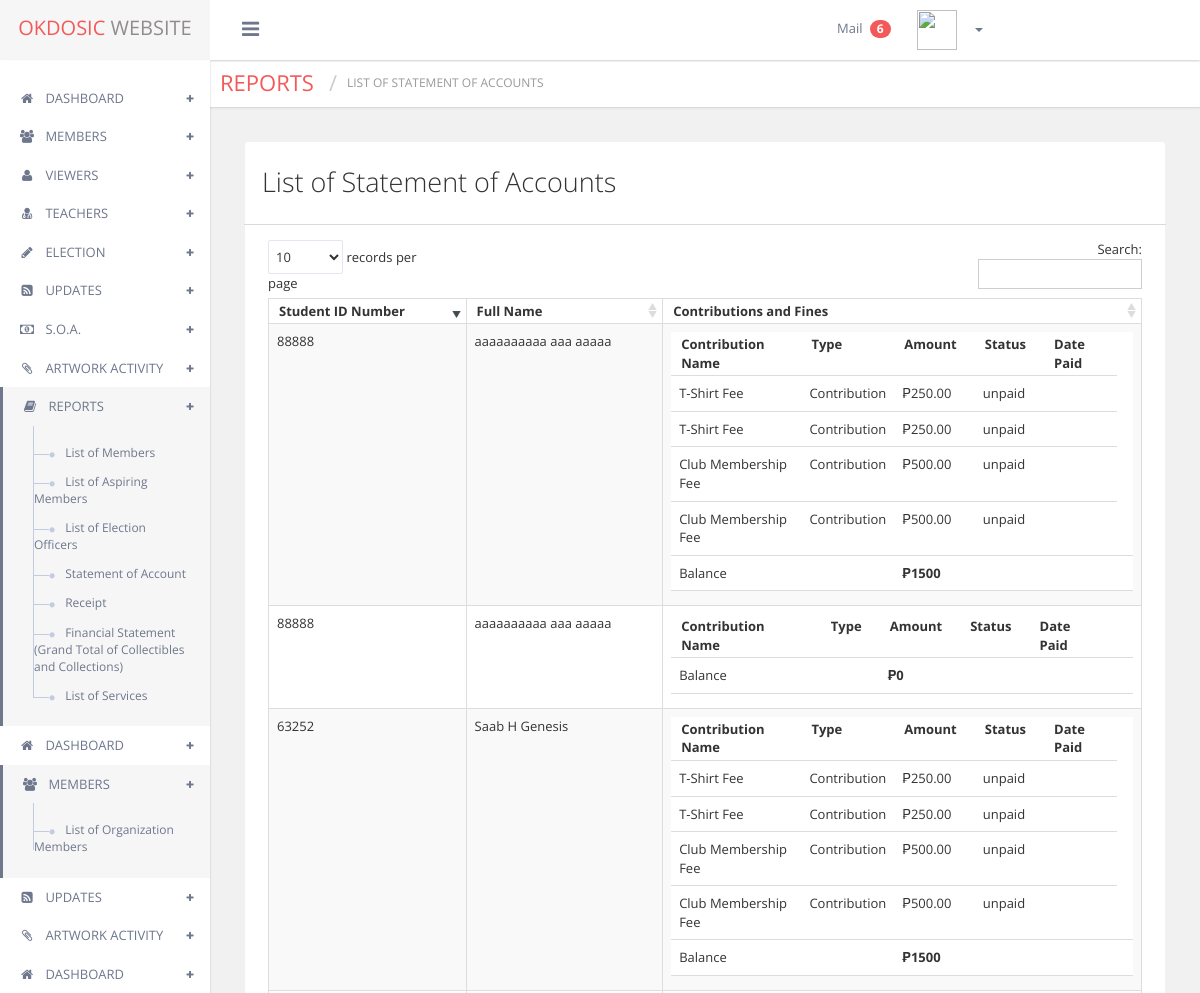
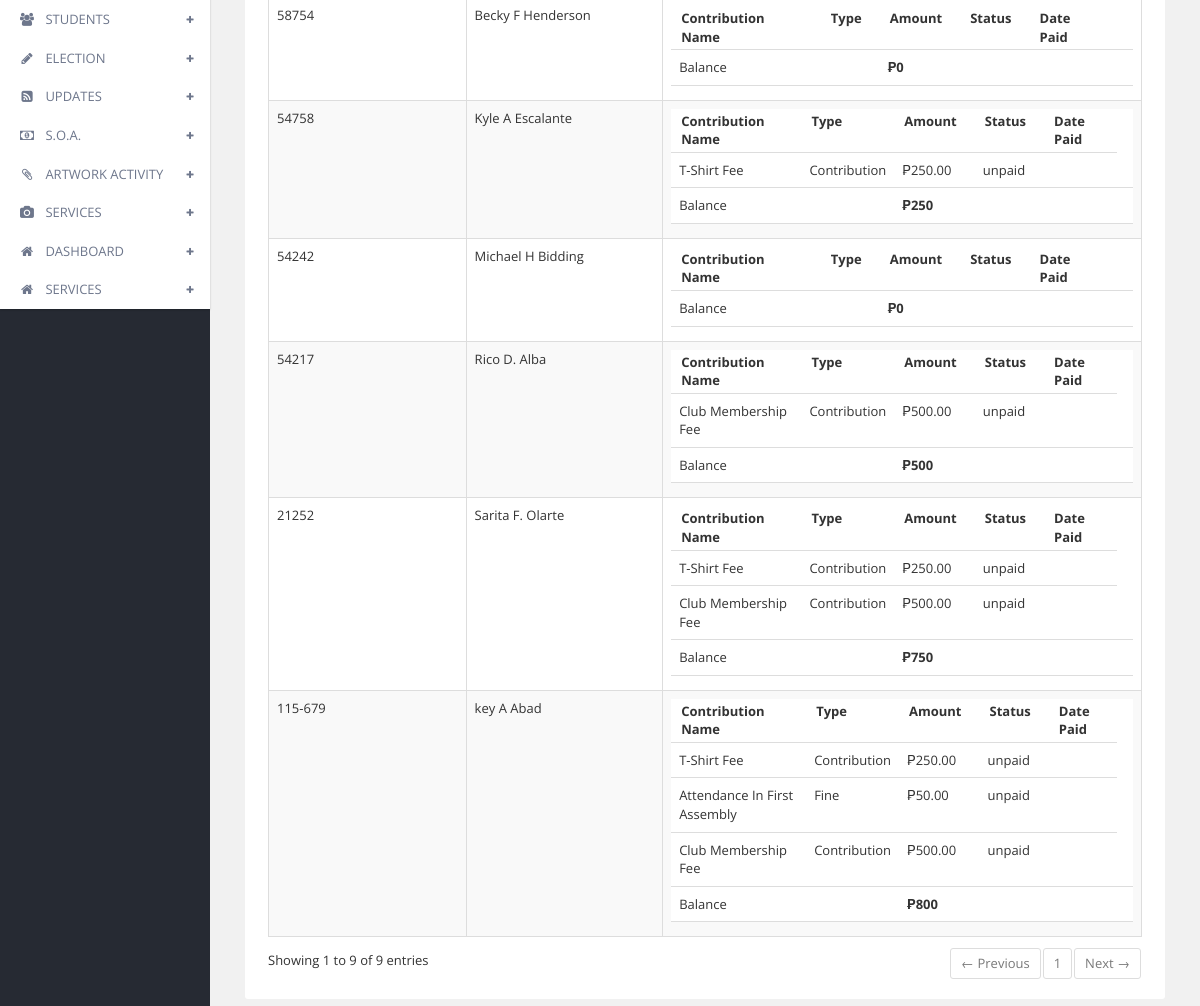
Screenshot of /list-of-statement-of-accounts-reports.php (signed in) with the database file from the repository (2 pictures, top to bottom).
### tables this page shows
CREATE TABLE `student_table` (
  `studentid` int(6) NOT NULL AUTO_INCREMENT,
  `firstname` varchar(60) DEFAULT NULL,
  `middleinitial` varchar(4) DEFAULT NULL,
  `lastname` varchar(60) DEFAULT NULL,
  `address` varchar(200) DEFAULT NULL,
  `emailaddress` varchar(60) DEFAULT NULL,
  `studentidnumber` varchar(60) DEFAULT NULL,
  `gender` varchar(60) DEFAULT NULL,
  `birthday` varchar(60) DEFAULT NULL,
  `specializedfieldofart` varchar(300) DEFAULT NULL,
  `profilepicturelocation` varchar(200) DEFAULT NULL,
  `username` varchar(60) DEFAULT NULL,
  `password` varchar(60) DEFAULT NULL,
  `contactnumber` varchar(60) DEFAULT NULL,
  PRIMARY KEY (`studentid`)
);

### list-of-statement-of-accounts-reports.php (the view, shortened to what this page needs)
<?php include('connection.php');
 ?>
<?php include('header.php'); ?>
    <div class="contentpanel">
      <div class="pull-left breadcrumb_admin clear_both">
        <div class="pull-left page_title theme_color">
          <h1>REPORTS</h1>
          <h2 class="">List of statement of accounts</h2>
        </div>
      </div>
      <div class="container clear_both padding_fix">
   <div id="main-content">
    <div class="page-content">
      <div class="row">
        <div class="col-md-12">
          <div class="block-web">
           <div class="header">
            <br>
              <h3 class="content-header">List of Statement of Accounts </h3>
              <br>
            </div>
         <div class="porlets-content">
            <div class="table-responsive">
                <table  class="display table table-bordered table-striped" id="dynamic-table">
                  <thead>
                    <tr>
                      <th>Student ID Number</th>
                      <th>Full Name</th>
                      <th>Contributions and Fines</th>
                    </tr>
                  </thead>
                  <tbody>
                    <?php
                    $qry = mysqli_query($connection, "select * from student_table");
                    while ($res = mysqli_fetch_assoc($qry)) { ?>
                      <tr>
                      <td><?php echo $res['studentidnumber']; ?></td>
                      <td><?php echo $res['firstname'] . " " . $res['middleinitial'] . " " . $res['lastname'] ; ?></td>
                      <td width="20">
                  <table class="table table-hover" style="width: 100%;">
			              <thead>
			                <tr>
			                  <th>Contribution Name</th>
			                  <th>Type</th>
			                  <th>Amount</th>
			                  <th>Status</th>
			                  <th>Date Paid</th>
			                </tr>
			              </thead>
			              <tbody>
			                <?php $qry1 = mysqli_query($connection, "select * from statement_of_account_view where studentid = '" . $res['studentid'] . "' and status = 'unpaid'");
			                $totalpayment = 0;
			                while ($res1 = mysqli_fetch_assoc($qry1)) { ?>
		                	<tr>
		                		<td><?php echo $res1['nameofcontributionorfine']; ?></td>
		                		<td><?php echo $res1['type']; ?></td>
		                		<td>&#8369;<?php echo number_format($res1['amount'], 2); if ($res1['status'] == 'unpaid') {
		                			$totalpayment += $res1['amount'];
		                		} else {
		                			$ispayed = true;
		                		}?>
		                		</td>
		                		<td><?php echo $res1['status']; ?></td>
		                		<td><?php echo $res1['datepaid']; ?></td>
		                	</tr>
			                <?php } ?>
			                <tr>
			                  <td colspan="1">Balance</td>
                        <td></td>
			                  <td><strong>	&#8369;<?php echo $totalpayment; ?></strong></td>
                        <td></td>
                        <td></td>
                        <td></td>
			                </tr>
			              </tbody>
			            </table>
                      </td>
                    </tr>
                    <?php } ?>
                  </tbody>
                </table>
              </div>
            </div>
          </div>
        </div>
      </div>
        </div>
  </div>
<?php include('footer.php');  ?>

### rows the page displays
student_table: studentidnumber "54242", firstname "Michael", middleinitial "H", lastname "Bidding", totalpayment "0"
student_table: studentidnumber "54217", firstname "Rico", middleinitial "D.", lastname "Alba", nameofcontributionorfine "Club Membership Fee", type "Contribution", amount "500.00", status "unpaid", totalpayment "500"
student_table: studentidnumber "54758", firstname "Kyle", middleinitial "A", lastname "Escalante", nameofcontributionorfine "T-Shirt Fee", type "Contribution", amount "250.00", status "unpaid", totalpayment "250"
student_table: studentidnumber "58754", firstname "Becky", middleinitial "F", lastname "Henderson", totalpayment "0"
student_table: studentidnumber "21252", firstname "Sarita", middleinitial "F.", lastname "Olarte", nameofcontributionorfine "T-Shirt Fee", type "Contribution", amount "250.00", status "unpaid", nameofcontributionorfine "Club Membership Fee", amount "500.00", totalpayment "750"
student_table: studentidnumber "115-679", firstname "key", middleinitial "A", lastname "Abad", nameofcontributionorfine "T-Shirt Fee", type "Contribution", amount "250.00", status "unpaid", nameofcontributionorfine "Attendance In First Assembly", type "Fine", amount "50.00", nameofcontributionorfine "Club Membership Fee", amount "500.00", totalpayment "800"
student_table: studentidnumber "63252", firstname "Saab", middleinitial "H", lastname "Genesis", nameofcontributionorfine "T-Shirt Fee", type "Contribution", amount "250.00", status "unpaid", nameofcontributionorfine "Club Membership Fee", amount "500.00", totalpayment "1500"
student_table: studentidnumber "88888", firstname "aaaaaaaaaa", middleinitial "aaa", lastname "aaaaa", nameofcontributionorfine "T-Shirt Fee", type "Contribution", amount "250.00", status "unpaid", nameofcontributionorfine "Club Membership Fee", amount "500.00", totalpayment "1500"
student_table: studentidnumber "88888", firstname "aaaaaaaaaa", middleinitial "aaa", lastname "aaaaa", totalpayment "0"

### other values shown
$res13['total'] "6"
